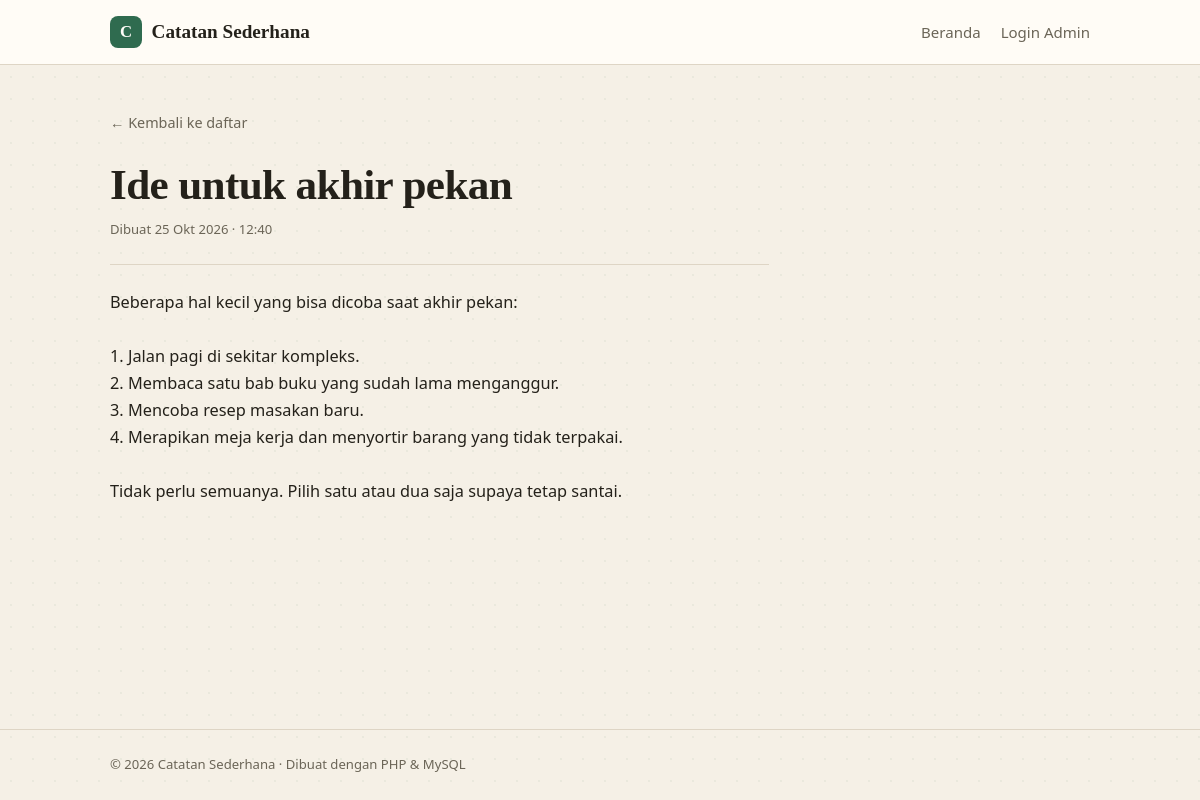
Page /catatan.php?id=2 on the committed database.
### tables this page shows
CREATE TABLE notes (
    id INT AUTO_INCREMENT PRIMARY KEY,
    judul VARCHAR(150) NOT NULL,
    isi TEXT NOT NULL,
    created_at TIMESTAMP NOT NULL DEFAULT CURRENT_TIMESTAMP,
    updated_at TIMESTAMP NOT NULL DEFAULT CURRENT_TIMESTAMP ON UPDATE CURRENT_TIMESTAMP
);

### includes/functions.php (called while the page is built, shortened)
<?php
function e(?string $value): string
{
    return htmlspecialchars((string) $value, ENT_QUOTES, 'UTF-8');
}
function format_tanggal(?string $datetime, bool $denganJam = true): string
{
    $timestamp = strtotime($datetime);
    $bulan = [
        1 => 'Jan',
        'Feb',
        'Mar',
        'Apr',
        'Mei',
        'Jun',
        'Jul',
        'Agu',
        'Sep',
        'Okt',
        'Nov',
        'Des',
    ];
    $hasil = date('d', $timestamp) . ' ' . $bulan[(int) date('n', $timestamp)] . ' ' . date('Y', $timestamp);
    if ($denganJam) {
        $hasil .= ' · ' . date('H:i', $timestamp);
    }
    return $hasil;
}

### catatan.php (the view, shortened to what this page needs)
<?php
require_once __DIR__ . '/config/db.php';
require_once __DIR__ . '/includes/functions.php';
$id = filter_input(INPUT_GET, 'id', FILTER_VALIDATE_INT);
$note = null;
if ($id) {
    $stmt = $db->prepare('SELECT id, judul, isi, created_at, updated_at FROM notes WHERE id = ? LIMIT 1');
    $stmt->bind_param('i', $id);
    $stmt->execute();
    $note = $stmt->get_result()->fetch_assoc();
}
    ?>
    <?php
require __DIR__ . '/includes/header.php';
?>
        <article class="note-detail">
            <a class="back-link" href="index.php">&larr; Kembali ke daftar</a>
            <h1><?= e($note['judul']) ?></h1>
            <p class="meta">
                Dibuat <?= e(format_tanggal($note['created_at'])) ?>
            </p>
            <div class="note-body"><?= nl2br(e($note['isi'])) ?></div>
        </article>
<?php require __DIR__ . '/includes/footer.php'; ?>

### assets/style.css (style rules this page uses)
:root { --bg: #f5f0e6; --surface: #fffdf8; --ink: #24211a; --muted: #6b6557; --line: #ded5c5; --accent: #2f6b4f; --accent-dark: #24523d; --accent-soft: #e4efe8; --danger: #9c3b2c; --danger-soft: #f8e8e5; --radius: 14px; --shadow: 0 10px 30px rgba(58, 48, 32, 0.07); }
* { box-sizing: border-box; }
html { scroll-behavior: smooth; }
body { display: flex; flex-direction: column; margin: 0; min-height: 100vh; font-family: "Segoe UI", Tahoma, Verdana, sans-serif; font-size: 16px; line-height: 1.65; color: var(--ink); background-color: var(--bg); background-image: radial-gradient(rgba(47, 107, 79, 0.06) 1px, transparent 1px); background-size: 22px 22px; }
h1, h2, h3 { margin: 0 0 0.5rem; font-family: Georgia, "Times New Roman", serif; line-height: 1.2; letter-spacing: -0.015em; }
p { margin: 0 0 1rem; }
a { color: var(--accent-dark); }
.meta { margin-bottom: 0.75rem; color: var(--muted); font-size: 0.82rem; }
.back-link { display: inline-block; margin-bottom: 1.5rem; color: var(--muted); font-size: 0.9rem; text-decoration: none; }
.note-detail { max-width: 72ch; }
.note-detail h1 { font-size: clamp(1.9rem, 4vw, 2.7rem); }
.note-body { margin-top: 1.5rem; padding-top: 1.5rem; border-top: 1px solid var(--line); font-size: 1.02rem; }

### rows in the picture
notes: judul "Ide untuk akhir pekan", created_at "25 Okt 2026 · 12:40", isi "Beberapa hal kecil yang bisa dicoba saat akhir pekan: 1. Jalan pagi di sekitar kompleks. 2. Membaca satu bab buku yang sudah lama menganggur. 3. Mencoba resep masakan baru. 4. Merapikan meja kerja dan menyortir barang yang tidak terpakai. Tidak perlu semuanya. Pilih satu atau dua saja supaya tetap santai."
